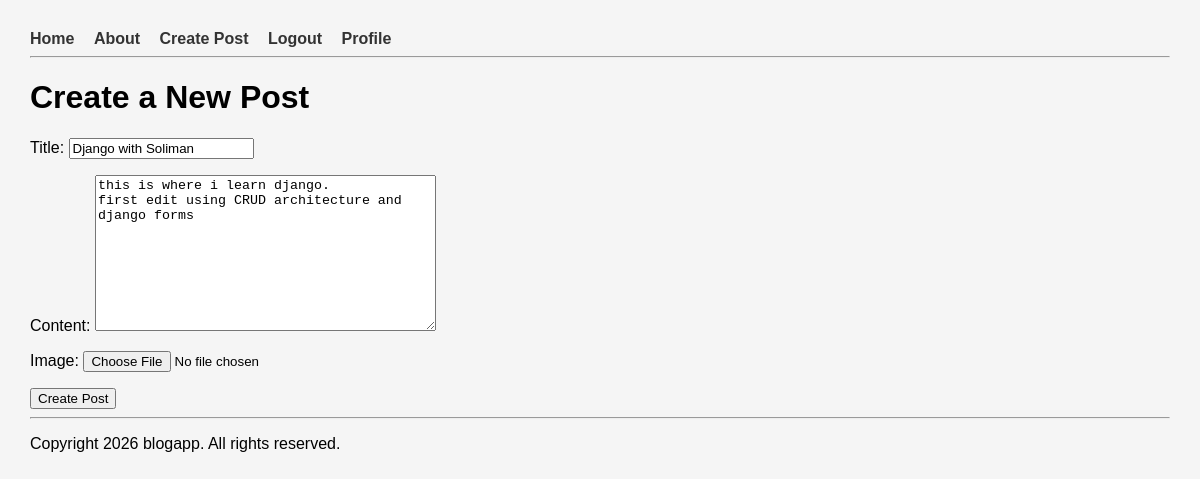
The app's page /edit/1/ (signed in) with its own data.
### blogapp/models.py (models this page shows)
class Post(models.Model):
    title = models.CharField(max_length=200)
    content = models.TextField()
    created_at = models.DateTimeField(auto_now_add=True)
    author = models.ForeignKey(User, on_delete=models.CASCADE)
    image = models.ImageField(upload_to='post_images/', blank=True, null=True)

### blogapp/views.py (the view)
# urls.py: path('edit/<int:post_id>/', edit_post, name='edit_post'),
@login_required
def edit_post(request, post_id):
    post = Post.objects.get(id=post_id, author=request.user)
    if request.method == 'POST':
        form = PostForm(request.POST, instance=post)
        if form.is_valid():
            form.save()
    else:
        form = PostForm(instance=post)
    context = {'form': form}
    return render(request, 'create_post.html', context)

### blogapp/forms.py
class PostForm(forms.ModelForm):
    class Meta:
        model = Post
        fields = ['title', 'content', 'image']  # Include the image field in the form

### blogapp/templates/create_post.html (shortened to what this page needs)
{% extends 'base.html' %}
{% block content %}
  <h1>Create a New Post</h1>
  <form method="post" enctype="multipart/form-data">
    {{ form.as_p }}
    <button type="submit">Create Post</button>
  </form>
{% endblock %}

### blogapp/static/css/style.css (style rules this page uses)
body { font-family: Arial, sans-serif; background-color: #f5f5f5; margin: 30px; }

### records on screen
Post: title "Django with Soliman", content "this is where i learn django. first edit using CRUD architecture and django forms"
